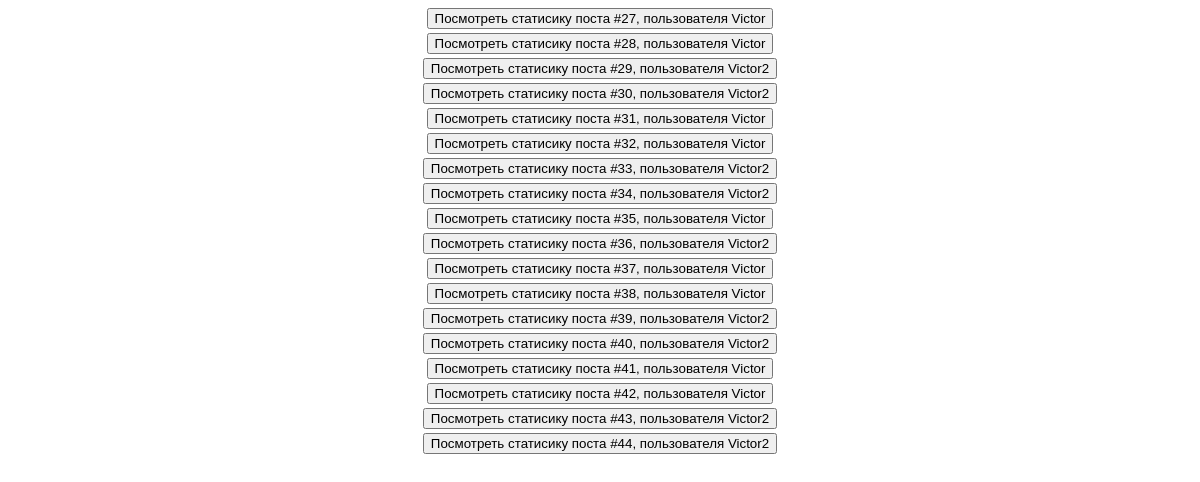
The app's page /alldata/, older data.
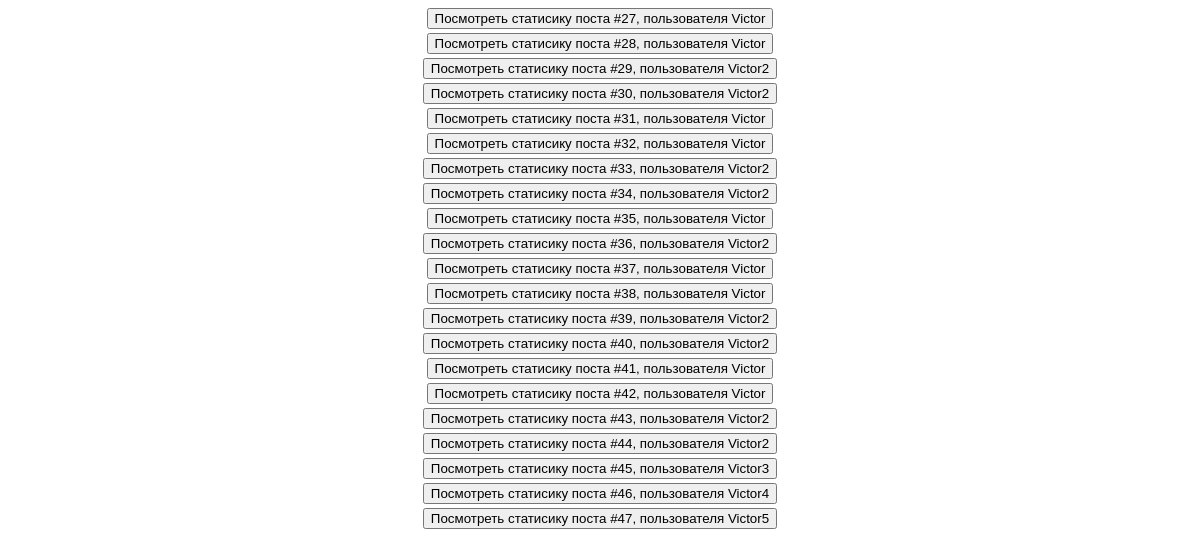
The same page, newer data.
### keystroke/models.py (models this page shows, shortened)
class Post(models.Model):
    text = models.TextField(max_length=999999, default="", verbose_name='Текст', blank=True)
    pure_data = JSONField()
    date_post = models.DateTimeField(auto_now_add=True, verbose_name='Дата создания')
    user_post = models.ForeignKey(settings.AUTH_USER_MODEL, related_name='us_post', default="", on_delete=models.CASCADE)

class User(AbstractUser):
    image_user = models.TextField(max_length=200, default="oneProf.png", verbose_name='Название картинки', blank=True)
    path_data = models.TextField(max_length=200, default="", verbose_name='Название каталога', blank=True)
    color = models.TextField(max_length=200, default="#507299", verbose_name='Цвет шрифта', blank=False)
    class Meta(AbstractUser.Meta):
        swappable = 'AUTH_USER_MODEL'

### keystroke/views.py (the view)
# urls.py: path(r'alldata/', keystroke.alldata),
def alldata(request):
    post = Post.objects.all()
    args = {}
    args.update(csrf(request))
    args['username'] = auth.get_user(request)
    args['post'] = post
    print (request, request.POST)
    return render(request, 'posts.html', args)

### templates/posts.html
{% block content %}
    {% for message in post %}
        <button type="button" onclick="see_data(this)" indicator="send"
                class="Button" style="margin: 4px auto; display: block;" post_id="{{message.id}}">
                Посмотреть статисику поста #{{message.id}}, пользователя {{message.user_post.username}}
        </button>
    {% endfor %}
{% endblock content %}

Row changes from the older to the newer data that the page shows:
added Post: id "45", user_post.username "Victor3"
added Post: id "46", user_post.username "Victor4"
added Post: id "47", user_post.username "Victor5"
